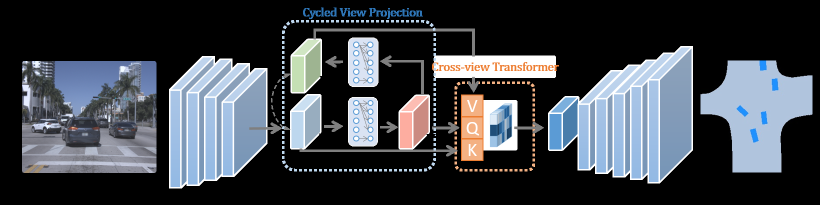
#> input picture cross-view/images/framework.png, 1639 x 410 px, given as the content of the folder ../cross-view/images/framework.png/0/left_rgb, which was not available (shown at 1/2 size)
$ python extract_superpixel.py --data_path ../cross-view/images --output_dir out
#> lines starting #> are read from the running program, lines starting #| are printed output that depends on the picture; pictures that were not available may be replaced by others from this repository, and a replacement may not be noted
import os
from cv2 import data
import numpy as np
import cv2
from skimage.color import rgb2gray
from skimage.filters import sobel
from skimage.segmentation import slic, watershed, felzenszwalb
from skimage.segmentation import mark_boundaries
from skimage.util import img_as_float
from skimage import io

# graph
from skimage.future import graph
from skimage.color import gray2rgb
import networkx as nx


from concurrent.futures import ProcessPoolExecutor
from multiprocessing import cpu_count
import tqdm
from functools import partial

import matplotlib.pyplot as plt

import argparse


parser = argparse.ArgumentParser()
parser.add_argument('--data_path', type=str,
                    help='path to nyu data',
                    required=True)
parser.add_argument('--output_dir', type=str,
                    help='where to store extracted segment',
                    required=True)
args = parser.parse_args()

data_path = args.data_path
output_dir = args.output_dir

if not os.path.exists(output_dir):
    os.makedirs(output_dir)


def extract_superpixel(filepath):
    foldername, filename = filepath.split()
    filename = os.path.join(data_path, foldername, '0', 'left_rgb', filename)
    image = cv2.imread(filename, -1)

    image = img_as_float(image)

    # gradient = sobel(rgb2gray(image))
    # segment = watershed(gradient, markers=m, compactness=0.001)
    segment = felzenszwalb(image, scale=100, sigma=0.5, min_size=50)

    return segment.astype(np.int16)

def images2seg(filepath):
    foldername, filename = filepath.split()
    segment = extract_superpixel(filepath)
    output_path = os.path.join(output_dir, foldername, '0', 'left_rgb',
        "{}.npy".format(os.path.splitext(filename)[0]))
    os.makedirs(os.path.dirname(output_path), exist_ok=True)
    np.save(output_path, segment)


# multi processing fitting
executor = ProcessPoolExecutor(max_workers=cpu_count())
futures = []

scenes =  os.listdir(data_path)
all_files = ['{} {}'.format(scene, filename) for scene in scenes
    for filename in os.listdir(os.path.join(data_path, scene, '0', 'left_rgb'))]

for fp in all_files:
    task = partial(images2seg, fp)
    futures.append(executor.submit(task))
#> this loop made 2 passes
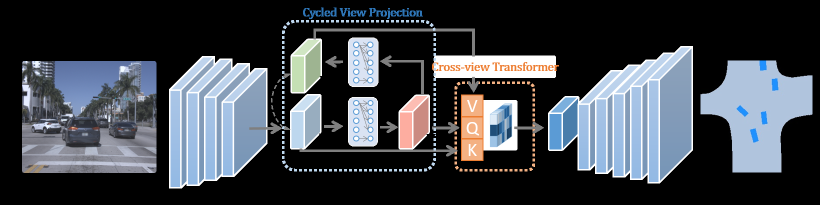
#> input picture cross-view/images/framework.png, 1639 x 410 px, given as the content of the folder ../cross-view/images/framework.png/0/left_rgb, which was not available (shown at 1/2 size)
#> pass 1, in extract_superpixel, `segment = felzenszwalb(image, scale=100, sigma=0.5, min_size=50)`:
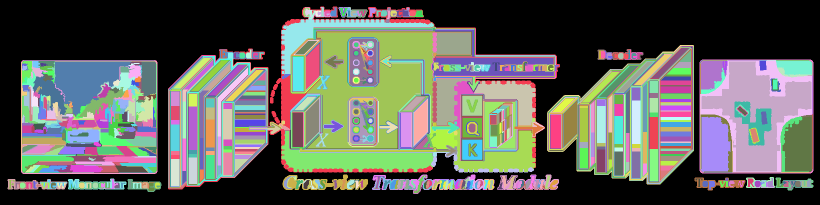
#> segment: shape (410, 1639) int64 (shown at 1/2 size); 1157 distinct labels, from 0 to 1156; one colour per label, 0 black
#> pass 1, in images2seg, `segment = extract_superpixel(filepath)`:
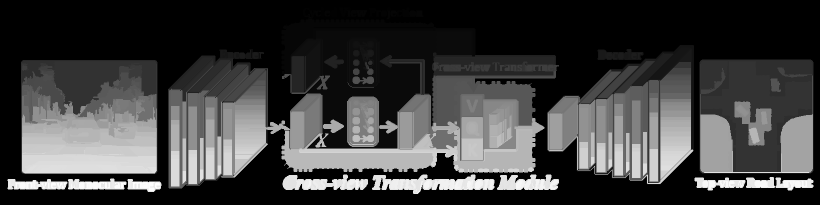
#> segment: shape (410, 1639) int16 (shown at 1/2 size); min 0, max 1156, mean 285; drawn with min black and max white

results = []
[results.append(future.result()) for future in tqdm.tqdm(futures)]
